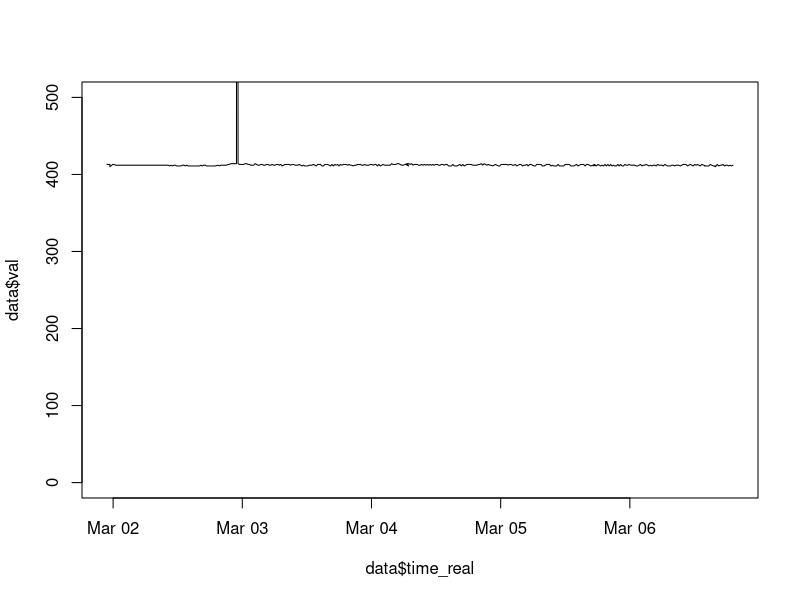
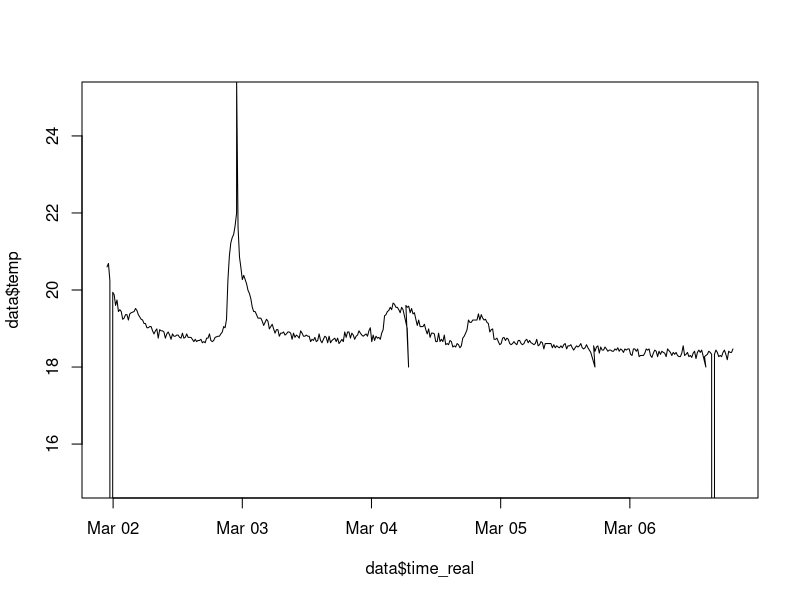
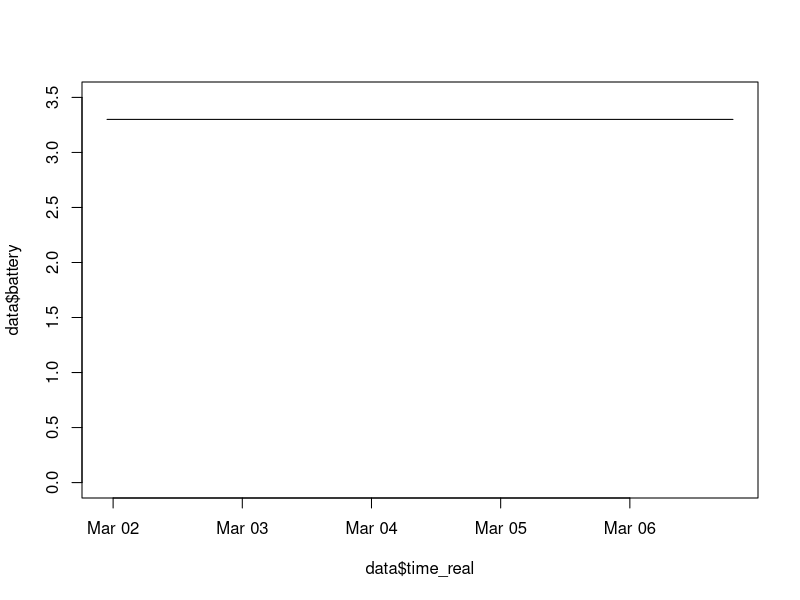
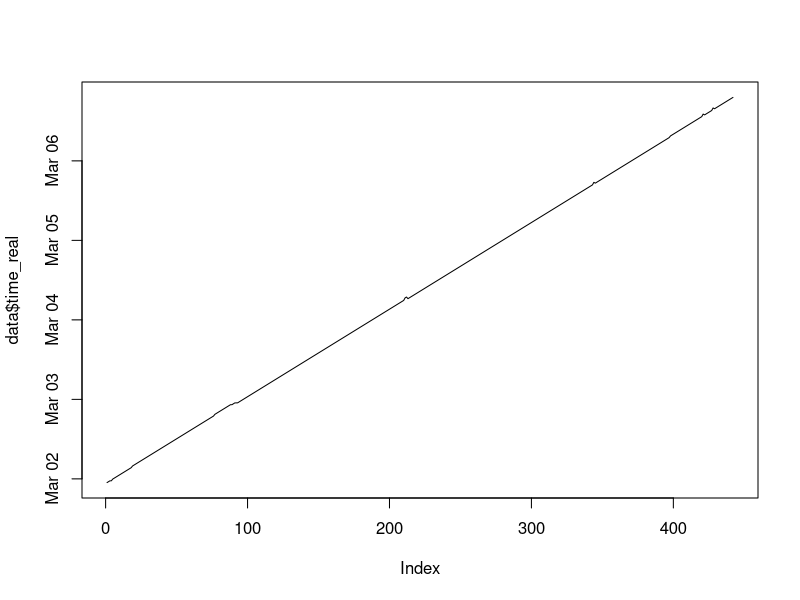
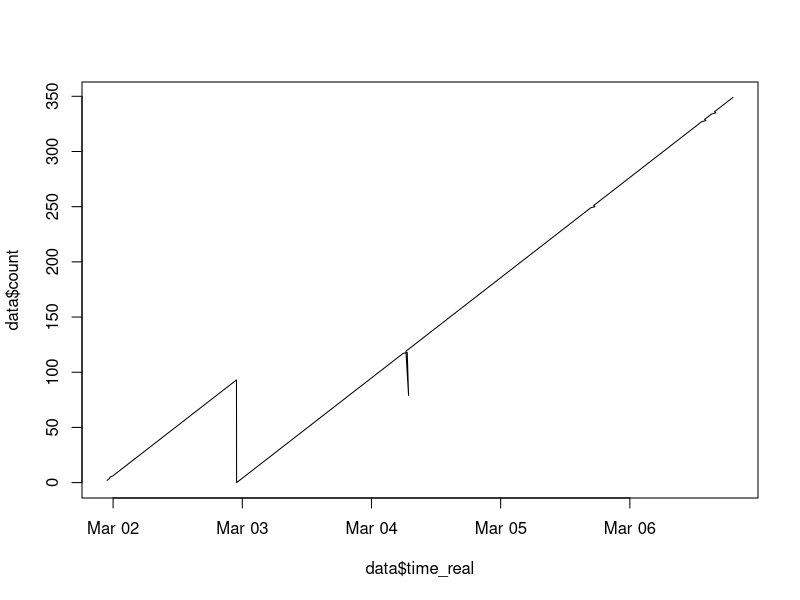

R code for these plots, in order: (Note: this script raises an error after producing the figures.)
Vref = 2.048 #ADC Voltage Reference
N = 16 #ADC Set to 16 bit resolution
LSB = ((2*Vref)/2^N) #Least Significant Bit (in volts)
PGA = 1 #Programmable Gain Amplifier (Set to 1)
L = 50 #Length of Linear Sensor

setwd("~/Documents/Projects/UAF/dendrometer/data/2017-03-06-testing/")
##--Load In Data--##
data = data.frame(read.csv("100_12.csv"))
#Sensor Address, Unix Time Stamp, ADC Value, Temperature, Battery Voltage, Excitation Voltage, Number of send attamps
names(data) <- c("sensor_num", "time", "val", "temp", "battery", "count") 
data$time_real = as.POSIXct(data$time, origin="1970-01-01") #Convert time to POSIX

plot(data$val~data$time_real, type = "l", ylim=c(0,500))
plot(data$temp~data$time_real, type = "l", ylim=c(15,25))
plot(data$battery~data$time_real, type = "l", ylim=c(0, 3.5))
plot(data$time_real, type = "l")
plot(data$count~data$time_real, type = "l")







dateTime1 <- strptime("0:00 2016/1/01", format="%H:%M %Y/%m/%d", tz="America/Anchorage")
dateTime2 <- strptime("0:00 2017/12/01", format="%H:%M %Y/%m/%d", tz="America/Anchorage")
subSample <- data[data$time_real < dateTime2 & data$time_real > dateTime1, ]

subSample$Iv = subSample$val*(LSB/PGA) #Caluclate Input Voltage (Iv)
subSample$position = ((subSample$Iv/subSample$Ev)*L) #Calculate Position of Slider

subSample$change = subSample[,10] - subSample[1,10] #calculate the change in diameter of the tree
dataTrim = subSample[0:(nrow(subSample)-1),0:11]
par(
  cex = "1.1",
  cex.sub="0.8",
  lwd = "2"
  )
plot(
  change~time_real, 
  data = dataTrim, 
  main="Change in Diameter",
  sub="dendro_100.4",
  xlab="Time",
  ylab="Millimeters",
  type = "l"
  )


plot(subSample$Ev~subSample$time_real, type = "l", ylim=c(1, 2.2))
plot(subSample$temp~subSample$time_real, type = "l", ylim=c(-40, 0))
plot(subSample$batt_v~subSample$time_real, type = "l")
plot(subSample$time~subSample$time_real, type = "l")




plot(data$val)
plot(data$time_real[1:100],)
plot(n_at~time, data = data, main="n_at")
plot(val~time_real, data = dataTrim, main="val")
plot(Ev~time_real, data = dataTrim, main = "exciitation Voltage")

plot(temp~time_real, data=data, main="Temp")
plot(val~time_real, data = data, main="val")
plot(batt_v~time_real, data = data, main = "battery")


ggplot(BOD, aes(x=data$time, y=data$position)) + geom_line()

install.packages("ggplot2")
library("ggplot2", lib.loc="/Library/Frameworks/R.framework/Versions/3.1/Resources/library")
